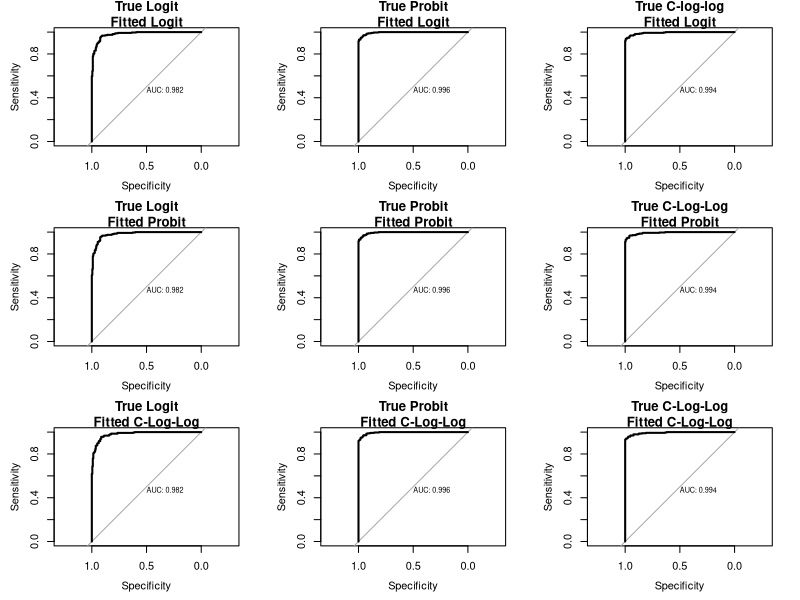
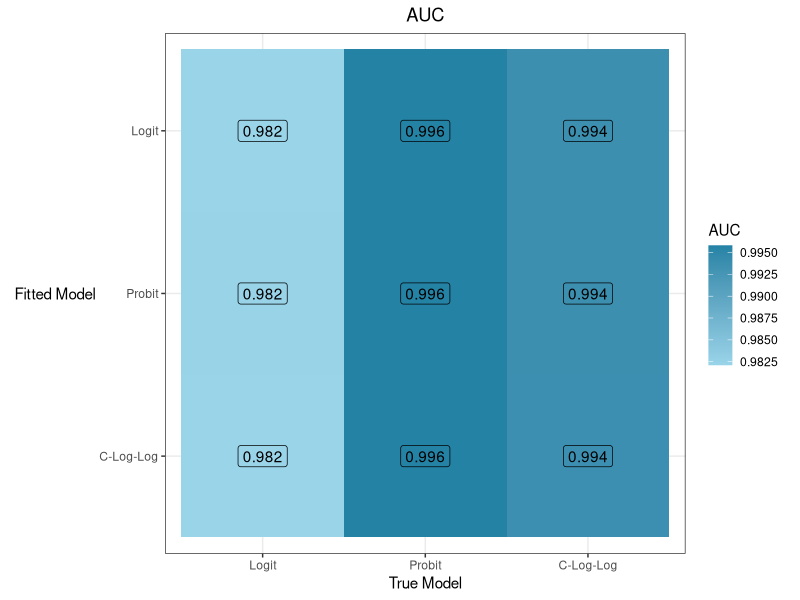

The R source for these figures, in order:
## ---- chunk 1
knitr::opts_chunk$set(echo = TRUE, warning = FALSE, message = FALSE)
## ---- chunk 2
five_fold = function(x, y, threshold = 0.5, epsilon = 1e-14){
  require(pROC)
  
  #Location of predicted values from models
  yhat_l = numeric()
  yhat_p = numeric()
  yhat_c = numeric()
  
  for(i in 1:5){
    
    #Split data
    y_id = rep(1:5, each = 100)
    ytrain = y[y_id != i]
    ytest = y[y_id == i]
    
    xtrain = as.data.frame(x[y_id != i, -1])
    xtest = as.data.frame(x[y_id == i, -1])
    
    
    
    #Fitting the three models
    fit_logit = glm(ytrain ~ ., family = binomial(link = 'logit'),
                epsilon = epsilon, data = xtrain)
    fit_probit = glm(ytrain ~ ., family = binomial(link = 'probit'),
                epsilon = epsilon, data = xtrain)
    fit_cloglog = glm(ytrain ~ ., family = binomial(link = 'cloglog'),
                epsilon = epsilon, data = xtrain)

    
    
    #Predicted probabilities
    pihat_l = predict.glm(fit_logit, newdata = xtest, type = 'response')
    pihat_p = predict.glm(fit_probit, newdata = xtest, type = 'response')
    pihat_c = predict.glm(fit_cloglog, newdata = xtest, type = 'response')
    
    
    
    #Predicted y value with threshold of 0.5
    temp_yhat_l = ifelse(pihat_l >= threshold, 1, 0)
    temp_yhat_p = ifelse(pihat_p >= threshold, 1, 0)
    temp_yhat_c = ifelse(pihat_c >= threshold, 1, 0)
    
    yhat_l = append(yhat_l, temp_yhat_l)
    yhat_p = append(yhat_p, temp_yhat_p)
    yhat_c = append(yhat_c, temp_yhat_c)
    
  }
  
  #Confusion matrix
    cmatrix_l = table(yhat_l, y)
    cmatrix_p = table(yhat_p, y)
    cmatrix_c = table(yhat_c, y)
    
  #ROC
    roc_l <- roc(y ~ predict.glm(glm(y~x, family = binomial(link = 'logit')), type ='response'), plot = F, print.auc = T) |> suppressMessages()
    roc_p <- roc(y ~ predict.glm(glm(y~x, family = binomial(link = 'probit')), type ='response'), plot = F, print.auc = T) |> suppressMessages()
    roc_c <- roc(y ~ predict.glm(glm(y~x, family = binomial(link = 'cloglog')), type ='response'), plot = F, print.auc = T) |> suppressMessages()
    
    
    
    res = list(logit = list(confusion_matrix = cmatrix_l, auc = as.numeric(roc_l$auc)),
               probit = list(confusion_matrix = cmatrix_p, auc = as.numeric(roc_p$auc)),
               cloglog = list(confusion_matrix = cmatrix_c, auc = as.numeric(roc_c$auc)))
    return(res)
}
## ---- chunk 3
set.seed(5326)
n = 500; p = 5
x = cbind(1, t(replicate(n = n, expr = rnorm(n = p))))
beta = matrix(c(1.5, 3.7, -1.5, 4, -0.8, -4.2),
              ncol = 1)
xb = x %*% beta

pi = exp(xb)/(1+exp(xb))
y_l = rbinom(n = n, size = 1, prob = pi)
res_logit = five_fold(x, y_l)
## ---- chunk 4
set.seed(5326)
n = 500; p = 5
x = cbind(1, t(replicate(n = n, expr = rnorm(n = p))))
beta = matrix(c(1.5, 3.7, -1.5, 4, -0.8, -4.2),
              ncol = 1)
xb = x %*% beta

pi = pnorm(xb)
y_p = rbinom(n = n, size = 1, prob = pi)
res_probit = five_fold(x, y_p)
## ---- chunk 5
set.seed(5326)
n = 500; p = 5
x = cbind(1, t(replicate(n = n, expr = rnorm(n = p))))
beta = matrix(c(1.5, 3.7, -1.5, 4, -0.8, -4.2),
              ncol = 1)
xb = x %*% beta

pi = 1-exp(-exp(xb))
y_c = rbinom(n = n, size = 1, prob = pi)
res_cloglog = five_fold(x, y_c)
## ---- chunk 6
dat = rbind(
  cbind(res_logit[[1]][[1]], res_probit[[1]][[1]], res_cloglog[[1]][[1]]),
  cbind(res_logit[[2]][[1]], res_probit[[2]][[1]], res_cloglog[[2]][[1]]),
  cbind(res_logit[[3]][[1]], res_probit[[3]][[1]], res_cloglog[[3]][[1]])
)

library(kableExtra)
kable(dat, align = 'c') %>% 
  add_header_above(c('Fitted Model' = 1, 'Logit' = 2, 'Probit' = 2, 'C-Log-Log' = 2)) %>% 
  add_header_above(c(' ' = 1, 'True Model' = 6)) %>% 
  pack_rows(index = c('Logit' = 2, 'Probit' = 2, 'C-Log-Log' = 2)) %>% 
  kable_styling(font_size = 16)
## ---- chunk 7
par(mfrow = c(3,3))

#Fitted Logit
roc(y_l ~ predict.glm(glm(y_l~x, family = binomial(link = 'logit')), type ='response'), plot = T, print.auc = T, main = 'True Logit\nFitted Logit') |> suppressMessages()

roc(y_p ~ predict.glm(glm(y_p~x, family = binomial(link = 'logit')), type ='response'), plot = T, print.auc = T, main = 'True Probit\nFitted Logit') |> suppressMessages()

roc(y_c ~ predict.glm(glm(y_c~x, family = binomial(link = 'logit')), type ='response'), plot = T, print.auc = T, main = 'True C-log-log\nFitted Logit') |> suppressMessages()


#Fitted Probit
roc(y_l ~ predict.glm(glm(y_l~x, family = binomial(link = 'probit')), type ='response'), plot = T, print.auc = T, main = 'True Logit\nFitted Probit') |> suppressMessages()

roc(y_p ~ predict.glm(glm(y_p~x, family = binomial(link = 'probit')), type ='response'), plot = T, print.auc = T, main = 'True Probit\nFitted Probit') |> suppressMessages()

roc(y_c ~ predict.glm(glm(y_c~x, family = binomial(link = 'probit')), type ='response'), plot = T, print.auc = T, main = 'True C-Log-Log\nFitted Probit') |> suppressMessages()


#Fitted C-log-log
roc(y_l ~ predict.glm(glm(y_l~x, family = binomial(link = 'cloglog')), type ='response'), plot = T, print.auc = T, main = 'True Logit\nFitted C-Log-Log') |> suppressMessages()

roc(y_p ~ predict.glm(glm(y_p~x, family = binomial(link = 'cloglog')), type ='response'), plot = T, print.auc = T, main = 'True Probit\nFitted C-Log-Log') |> suppressMessages()

roc(y_c ~ predict.glm(glm(y_c~x, family = binomial(link = 'cloglog')), type ='response'), plot = T, print.auc = T, main = 'True C-Log-Log\nFitted C-Log-Log') |> suppressMessages()
## ---- chunk 8
rc = expand.grid(cols = c('Logit', 'Probit', 'C-Log-Log'), 
                 rows = c('Logit', 'Probit', 'C-Log-Log'))

vals = as.numeric(c(res_logit$logit[2], res_probit$logit[2], res_cloglog$logit[2],
             res_logit$probit[2], res_probit$probit[2], res_cloglog$probit[2],
             res_logit$cloglog[2], res_probit$cloglog[2], res_cloglog$cloglog[2]))

auc = cbind(rc, vals)
library(ggplot2)
ggplot(mapping = aes(x = auc$cols, y = auc$rows,
                     fill = auc$vals)) +
  geom_tile() +
  geom_label(mapping = aes(label = round(auc$vals, 3))) +
  labs(title = 'AUC', x = 'True Model', y = 'Fitted Model', fill = 'AUC') +
  coord_equal() +
  scale_y_discrete(limits = rev) +
  scale_fill_gradient(low = '#99D4E9' , high = '#2483A5') +
  theme_bw() +
  theme(axis.title.y = element_text(angle = 0, vjust = 0.5),
        plot.title = element_text(hjust = 0.5))
